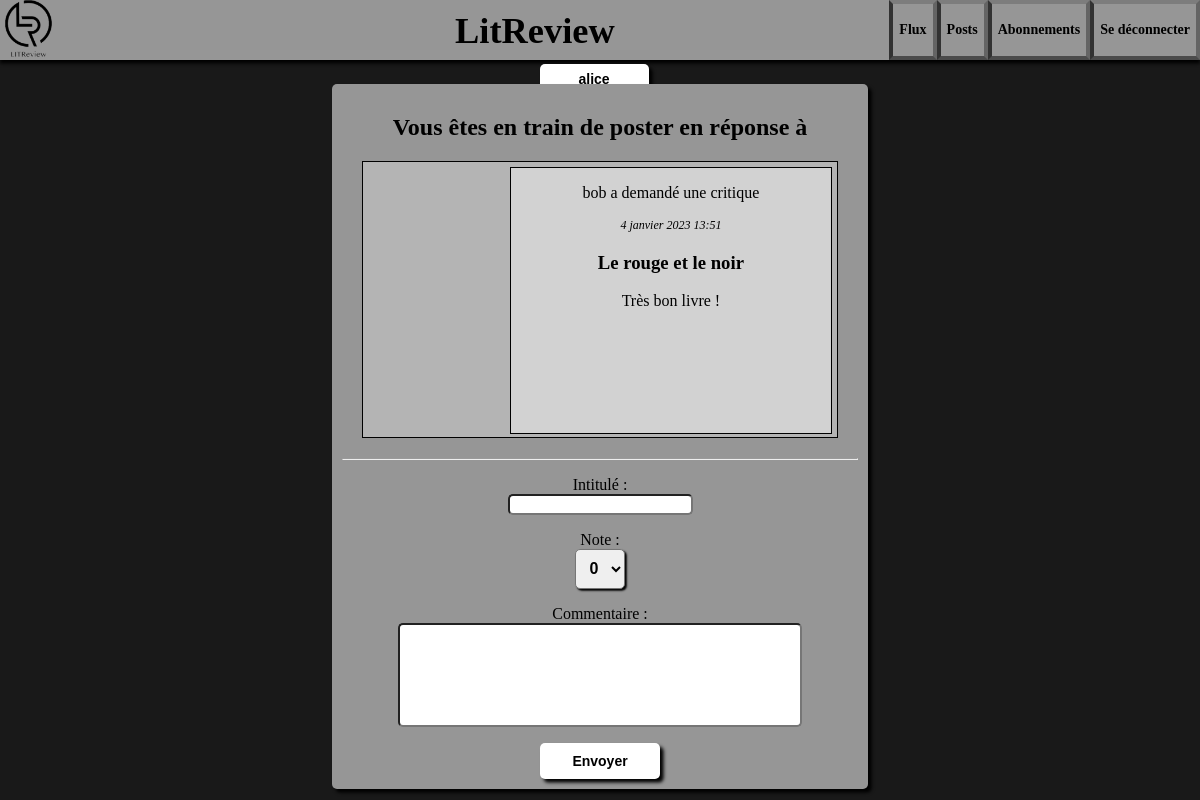
Page /review-existing_ticket/19 (signed in) on the committed database.
### app/models.py (models this page shows, shortened)
class Ticket(models.Model):
    title = models.CharField(max_length=128, verbose_name='Titre')
    description = models.CharField(max_length=2048, blank=True)
    user = models.ForeignKey(to=settings.AUTH_USER_MODEL, on_delete=models.CASCADE)
    image = models.ImageField(null=True, blank=True)
    time_created = models.DateTimeField(auto_now_add=True)

### app/views.py (the view, shortened to what this page needs)
# urls.py: path('review-existing_ticket/<int:ticket_id>', views.review_existing_ticket, name='review-existing_ticket'),
@login_required
def review_existing_ticket(request, ticket_id):
    form = forms.ReviewForm()
    ticket = get_object_or_404(models.Ticket, pk=ticket_id)
    context = {
               'ticket': ticket,
               'form': form
               }
    return render(request, 'app/review_existing_ticket.html', context=context)

### app/forms.py
class ReviewForm(forms.ModelForm):
    class Meta:
        model = models.Review
        fields = ['headline', 'rating', 'body']

### app/templates/app/review_existing_ticket.html (shortened to what this page needs)
{% extends 'app/home.html' %}
{% block content %}
    <form class="container center cc" method="post" enctype="multipart/form-data">
        <h2>Vous êtes en train de poster en réponse à</h2>
        <div class="sub_post min_height">
                <div class="content cc">
                    <p>{{ ticket.user.username|add:" a demandé une critique"}}</p>
                    <p class="date">{{ ticket.time_created}}</p>
                    <h3>{{ ticket.title }}</h3>
                    <p>{{ ticket.description }}</p>
                </div>
        </div>
        <hr>
        {{ form.as_p }}
        <button class="button" type="submit" >Envoyer</button>
    </form>
{% endblock %}

### app/templates/app/base.html (shortened to what this page needs)
<!DOCTYPE html>
{% load static %}
<html lang="en">
<head>
    <link rel="stylesheet" href="https://cdnjs.cloudflare.com/ajax/libs/font-awesome/4.7.0/css/font-awesome.min.css">
    <link rel="stylesheet" href="{% static 'app/element.css' %}">
    <link rel="stylesheet" href="{% static 'app/header.css' %}">
    <link rel="stylesheet" href="{% static 'app/style.css' %}">
</head>
<body>
    <header>
        <img src="{% static 'app/img/logo.png' %}" class="logo" alt="Logo LitReview" onclick="location.href= '{% url 'flux' %}'">
        <h1 class="title" onclick="location.href= '{% url 'flux' %}'">LitReview</h1>
        {% block header %}{% endblock %}
    </header>
    {% if user.is_authenticated %}
        <button class="button username" onclick="location.href= '{% url 'posts' %}'" >{{ user.username }}</button>
    {% endif %}
    {% block content %}{% endblock %}
</body>
</html>

### app/static/app/element.css (style rules this page uses)
body { background-color: rgb(25,25,25); margin: 0px; }
header { background-color: rgb(150,150,150); height: 60px; width: 100%; overflow: hidden; box-shadow: 0vw 0.3vw 0.3vw black; }
input { border-radius: 5px; display: block; margin-left: auto; margin-right: auto; }
label { display: block; }
select { text-align: center; height: 40px; width: 200px; border-radius: 5px; box-shadow: 0.15vw 0.15vw 0.15vw black; font-size: 16px; font-weight: bold; }

### app/static/app/header.css (style rules this page uses)
.logo { position: relative; float: left; height: 95%; cursor: pointer; }
.title { position: absolute; left : calc(56.5% - 223px); top: calc(-1.5vw + 4px); cursor: pointer; font-size: calc(1.2vw + 22px); }

### app/static/app/style.css (style rules this page uses)
.container { position: relative; width: 43%; min-width: 450px; min-height: 265px; padding: 10px; background-color: rgb(150,150,150); border-radius: 5px; margin-top: 2%; box-shadow: 0.3vw 0.3vw 0.3vw black; }
.center { margin-left: auto; margin-right: auto; }
.cc { text-align: center; }
.button { color: black; border: none; text-decoration: none; font-weight: bold; background-color: white; display: inline-block; width: 120px; padding-top: 10px; padding-bottom: 10px; border-radius: 5px; box-shadow: 0.3vw 0.3vw 0.3vw black; }
button.button { font-size: 14px; }
.username { position: absolute; top: 64px; padding: 7px; left: calc(47.8vw - 34px); width: calc(4.5% + 55px); }
.content { display: inline-block; float: right; width: 69%; min-height: 265px; border: solid 1px; background-color: rgb(180,180,180) }
.date { font-size: 12px; font-style: italic; }
.sub_post { border: solid 1px; padding: 5px; margin: 20px; background-color: rgb(180,180,180); }
.min_height { min-height: 265px; }
.sub_post>.content { background-color: rgb(210,210,210); }
#id_description,#id_body { width: 400px; max-width: 90%; height: 100px; padding: 0; }
#id_rating { width: 50px; }

### rows in the picture
Ticket: user.username|add "bob a demandé une critique", time_created "4 janvier 2023 13:51", title "Le rouge et le noir", description "Très bon livre !"

### other values in the picture
{{ user.username }} "alice"
